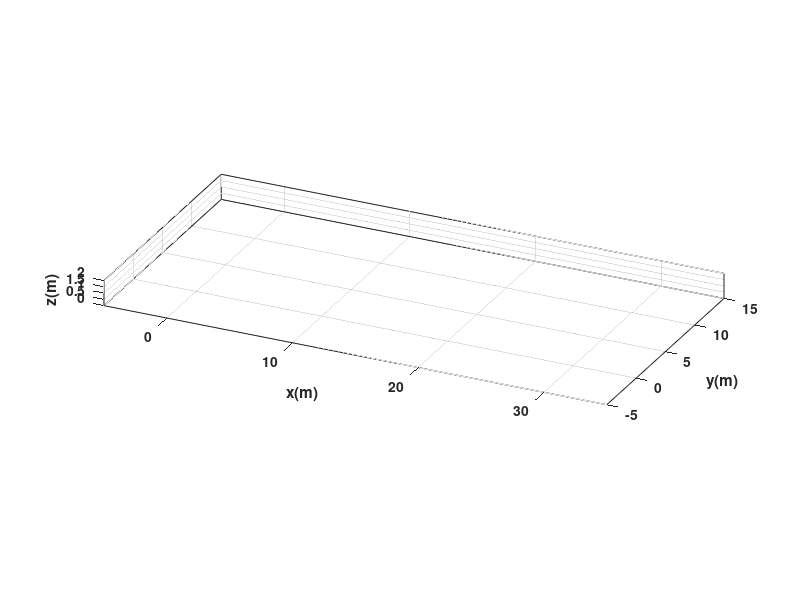

Source code (MATLAB): (Note: this script raises an error after producing the figure.)
clear
close all
clc

%%%%%%%%%%%%%%%%%%%%%%%%%%%%%% TIEMPO %%%%%%%%%%%%%%%%%%%%%%%%%%%%%%%%%%%%%

tf = 30;             
ts = 0.1;            
t = 0: ts: tf;       
N = length(t);       

%%%%%%%%%%%%%%%%%%%%%%%% CONDICIONES INICIALES %%%%%%%%%%%%%%%%%%%%%%%%%%%%

x1 = zeros(1,N+1);  
y1 = zeros(1,N+1);  
phi = zeros(1,N+1); 

x1(1) = 0;              
y1(1) = 0;              
phi(1) = 0;             

%%%%%%%%%%%%%%%%%%%%%%%%%%%% PUNTO DE CONTROL %%%%%%%%%%%%%%%%%%%%%%%%%%%%%

hx = zeros(1,N+1);  
hy = zeros(1,N+1);  

hx(1) = x1(1);
hy(1) = y1(1);

%%%%%%%%%%%%%%%%%%%%%% VELOCIDADES DE REFERENCIA %%%%%%%%%%%%%%%%%%%%%%%%%%

u = zeros(1,N); 
w = zeros(1,N); 

for k = 1:N
    
    tk = t(k);
    
    % -------- TRAMO 1 --------
    % Función y(t) = e^(0.2*t)
    % Función x(t) = t
    % t = [0 a 8]

    if tk <= 8
       
        dx = 1; 
        dy = exp(tk/5) / 5;
        a = dy / dx;
        da = exp(tk/5) / 25;
        
        u(k) = sqrt(dx^2 + dy^2);
        w(k) = (da / (1 + a^2));
        
            
    % -------- TRAMO 2 --------
    % Función y(t) = 3*cos(0.4*(t-8))
    % Función x(t) = t
    % t = [8 a 18]

    elseif tk <= 18
        
        dx = 1;
        dy = -(6*sin((2*tk)/5 - 16/5)) / 5;
        a = dy / dx;
        da = -(12*cos((2*tk)/5 - 16/5)) / 25;
        
        u(k) = sqrt(dx^2 + dy^2);
        w(k) = (da / (1 + a^2));
        
            
    % -------- TRAMO 3 --------
    % Función y(t) = 2*In(t-17)
    % Función x(t) = t
    % t = [18 a 30]
        
    else
        
        dx = 1;
        dy = 2/(tk - 17);
        a = dy / dx;
        da = -2/(tk - 17)^2;

        u(k) = sqrt(dx^2 + dy^2);
        w(k) = (da / (1 + a^2));
        
    end
    
end

%%%%%%%%%%%%%%%%%%%%%%%%% BUCLE DE SIMULACION %%%%%%%%%%%%%%%%%%%%%%%%%%%%%

for k=1:N 
    
    phi(k+1)=phi(k)+w(k)*ts;
    
    xp1=u(k)*cos(phi(k+1)); 
    yp1=u(k)*sin(phi(k+1));

    x1(k+1)=x1(k) + xp1*ts; 
    y1(k+1)=y1(k) + yp1*ts; 
    
    hx(k+1)=x1(k+1); 
    hy(k+1)=y1(k+1);

end

%%%%%%%%%%%%%%%%%%%%%%%%%%%%% SIMULACION 3D %%%%%%%%%%%%%%%%%%%%%%%%%%%%%%%

scene=figure;
set(scene,'Color','white');
set(gca,'FontWeight','bold');
sizeScreen=get(0,'ScreenSize');
set(scene,'position',sizeScreen);
camlight('headlight');
axis equal;
grid on;
box on;
xlabel('x(m)'); ylabel('y(m)'); zlabel('z(m)');

view([25 25]);
axis([-5 35 -5 15 0 2]);
scale = 3;
MobileRobot_5;
H1=MobilePlot_4(x1(1),y1(1),phi(1),scale);hold on;

H2=plot3(hx(1),hy(1),0,'r','lineWidth',2);

step=1;

for k=1:step:N

    delete(H1);    
    delete(H2);
    
    H1=MobilePlot_4(x1(k),y1(k),phi(k),scale);
    H2=plot3(hx(1:k),hy(1:k),zeros(1,k),'r','lineWidth',2);
    
    pause(ts);

end

%%%%%%%%%%%%%%%%%%%%%%%%%%%%% GRAFICAS %%%%%%%%%%%%%%%%%%%%%%%%%%%%

graph=figure;
set(graph,'position',sizeScreen);

subplot(211)
plot(t,u,'b','LineWidth',2),grid on
xlabel('Tiempo [s]'),ylabel('m/s'),legend('u')

subplot(212)
plot(t,w,'r','LineWidth',2),grid on
xlabel('Tiempo [s]'),ylabel('[rad/s]'),legend('w')
